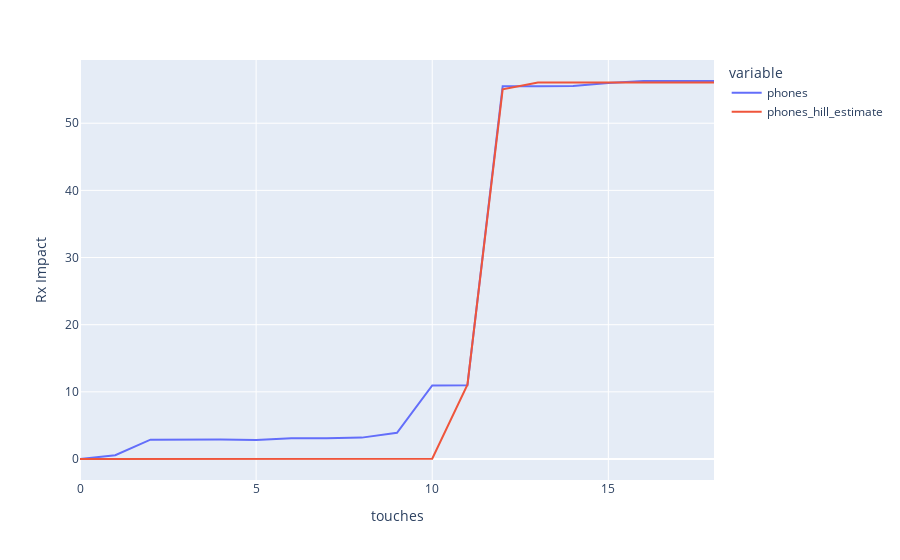

Notebook code cell kept with this figure:
### Code cell
response_curves.plot(channel2['resp_df'], 'touches', ['phones', 'phones_hill_estimate'])

### Figure 1 — Plotly figure (JSON) as saved in the notebook; plotly's stock layout.template omitted (floating-point values rounded to 4 significant figures)
{"data": [{"hovertemplate": "variable=phones<br>touches=%{x}<br>value=%{y}<extra></extra>", "legendgroup": "phones", "line": {"color": "#636efa", "dash": "solid"}, "marker": {"symbol": "circle"}, "mode": "lines", "name": "phones", "orientation": "v", "showlegend": true, "type": "scatter", "x": [0, 1, 2, 3, 4, 5, 6, 7, 8, 9, 10, 11, 12, 13, 14, 15, 16, 17, 18], "xaxis": "x", "y": [0, 0.569, 2.876, 2.941, 2.914, 2.846, 3.084, 3.092, 3.184, 3.898, 10.96, 10.97, 55.51, 55.52, 55.54, 55.98, 56.29, 56.29, 56.29], "yaxis": "y"}, {"hovertemplate": "variable=phones_hill_estimate<br>touches=%{x}<br>value=%{y}<extra></extra>", "legendgroup": "phones_hill_estimate", "line": {"color": "#EF553B", "dash": "solid"}, "marker": {"symbol": "circle"}, "mode": "lines", "name": "phones_hill_estimate", "orientation": "v", "showlegend": true, "type": "scatter", "x": [0, 1, 2, 3, 4, 5, 6, 7, 8, 9, 10, 11, 12, 13, 14, 15, 16, 17, 18], "xaxis": "x", "y": [0, 2.762e-64, 1.39e-45, 1.211e-34, 7e-27, 7.341e-21, 6.096e-16, 8.794e-12, 3.524e-08, 5.308e-05, 0.03693, 11.06, 55.05, 56.05, 56.06, 56.06, 56.06, 56.06, 56.06], "yaxis": "y"}], "layout": {"legend": {"title": {"text": "variable"}, "tracegroupgap": 0}, "margin": {"t": 60}, "xaxis": {"anchor": "y", "domain": [0, 1], "title": {"text": "touches"}}, "yaxis": {"anchor": "x", "domain": [0, 1], "title": {"text": "Rx Impact"}}}}
